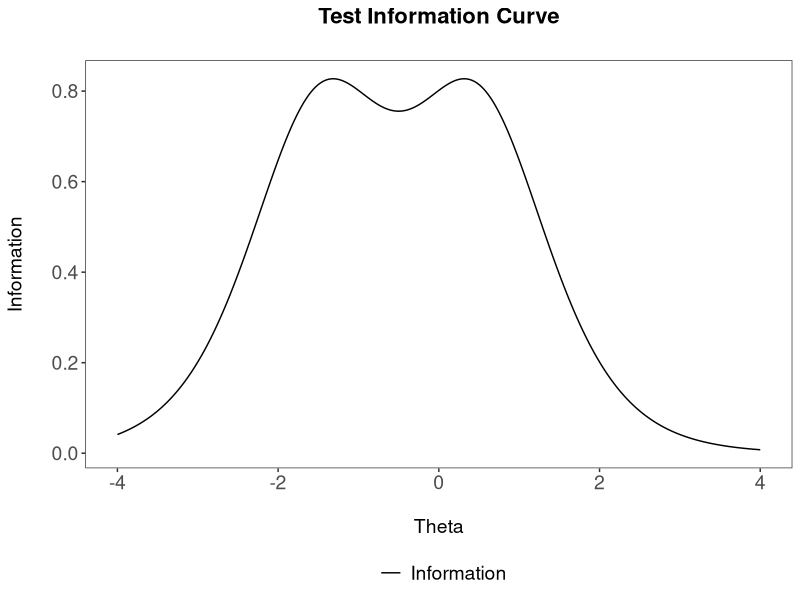
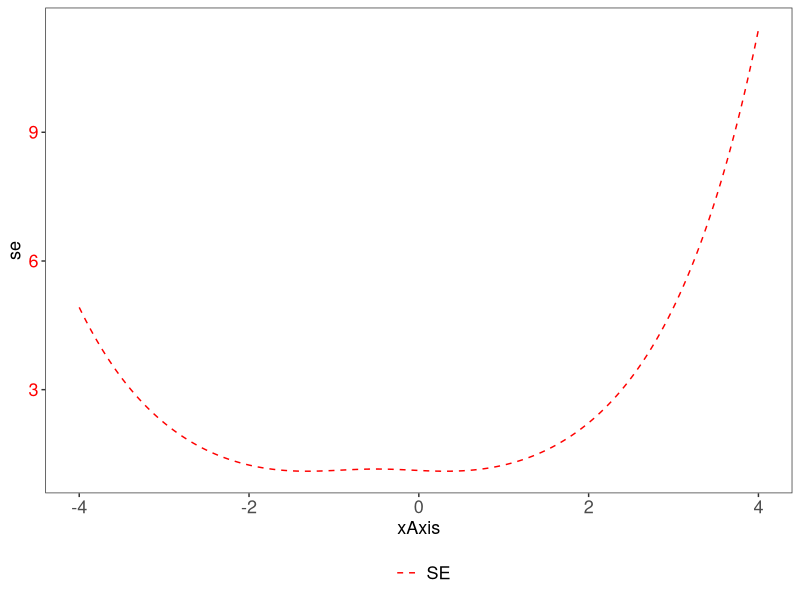

Write R code to recreate these figures, in order. (Note: this script raises an error after producing the figures.)
## ---- chunk 1
knitr::opts_chunk$set(echo = TRUE)
## ---- chunk 2

# Given that the difficulty parameter for an item is -1.5
b <- -1.5

# Create item information function for a Rasch model 
i_info <- function(b,a=1,θ=seq(-4,4,length.out=1000)){
P <- NULL 
Q <- NULL
D <- 1.702
Ii <- NULL
for(i in 1:1000){
  P[i] <- 1/(1+ exp (D*-a *(θ[i] - b)))
  Q[i]= 1-P[i]
  Ii[i] =D^2*P[i]* Q[i] # (1PL)
   }
return(Ii)
}

# Get a single item information  based on a rasch model
itemInfo<- i_info(b = b, a = 1, θ=seq(-4,4,length.out=1000))

itemInfo[1:5]
## ---- chunk 3

# Given that the difficulty parameter for two items are -1.5, 0.5
b <- c(-1.5,0.5)

# Function to get all item information
item_info <- function(b){
item <- NULL
  for(i in 1:length(b)){
  item[[i]] <- i_info(b[i])
  }
return(item)
}

# Get all item information
c <- item_info(b)

# Inspect first 5 item information values for second item 
c[[2]][1:5]
## ---- chunk 4
# combind the item information column wise
d <- do.call('cbind',c)

# Then calculate the test information
test_info <- rowSums(d)
head(test_info)
## ---- chunk 5
#get the standard error
se<- 1/(sqrt(test_info)) 

head(se)
## ---- chunk 6
require(ggplot2)
require(gtable)
require(grid)

tI<- cbind.data.frame(test_info,seq(-4,4,length.out=1000), se) #make sure they are the same length
colnames(tI) <- c("information", "xAxis","se")
p1 <- ggplot(tI, aes(x=xAxis, y=information, colour="black")) + geom_line()  + theme_bw() +
  scale_colour_identity(name="", guide="legend", labels=c("Information")) +
  theme(panel.grid.major = element_blank(), panel.grid.minor = element_blank(),
        panel.background = element_blank(), axis.line = element_blank(),
        axis.text=element_text(size=14),
        axis.title=element_text(size=14),
        legend.text=element_text(size=14),
        legend.title=element_text(size=14),
        plot.title = element_text(hjust = 0.5, size=16, face="bold"),
        legend.position="bottom") +
  labs(x="\nTheta", y = "Information\n") +
  scale_x_continuous(breaks=c(-6,-4,-2,0,2,4,6)) +ggtitle("Test Information Curve\n")


p2 <- ggplot(tI, aes(x=xAxis, y=se, colour="red"))  + geom_line(linetype = "dashed") + theme_bw() +
  scale_colour_identity(name="", guide="legend", labels=c("SE")) +
  theme(panel.grid.major = element_blank(), panel.grid.minor = element_blank(),
        panel.background = element_blank(), axis.line = element_blank(),
        axis.text=element_text(size=13),
        axis.title=element_text(size=13),
        axis.text.y = element_text(colour = "red"),
        legend.text=element_text(size=13),
        legend.title=element_text(size=13),
        legend.position="bottom")+
  scale_x_continuous(breaks=c(-6,-4,-2,0,2,4,6))



# extract gtable
g1 <- ggplot_gtable(ggplot_build(p1))
g2 <- ggplot_gtable(ggplot_build(p2))

# overlap the panel of 2nd plot on that of 1st plot
pp <- c(subset(g1$layout, name == "panel", se = t:r))
g <- gtable_add_grob(g1, g2$grobs[[which(g2$layout$name == "panel")]], pp$t,
                     pp$l, pp$b, pp$l)

# axis tweaks
ia <- which(g$layout$name == "ylab")
ia <- which(g2$layout$name == "axis-l")
ga <- g2$grobs[[ia]]
ax <- ga$children[[2]]
ax$widths <- rev(ax$widths)
ax$grobs <- rev(ax$grobs)
ax$grobs[[1]]$x <- ax$grobs[[1]]$x - unit(1, "npc") + unit(0.08, "cm")
g <- gtable_add_cols(g, g2$widths[g2$layout[ia, ]$l], length(g$widths) - 1)
g <- gtable_add_grob(g, ax, pp$t, length(g$widths) - 1, pp$b)

# extract legend
leg1 <- g1$grobs[[which(g1$layout$name == "guide-box")]]
leg2 <- g2$grobs[[which(g2$layout$name == "guide-box")]]

g$grobs[[which(g$layout$name == "guide-box")]] <-
  gtable:::cbind_gtable(leg1, leg2, "first")

# draw it
grid.draw(g)

